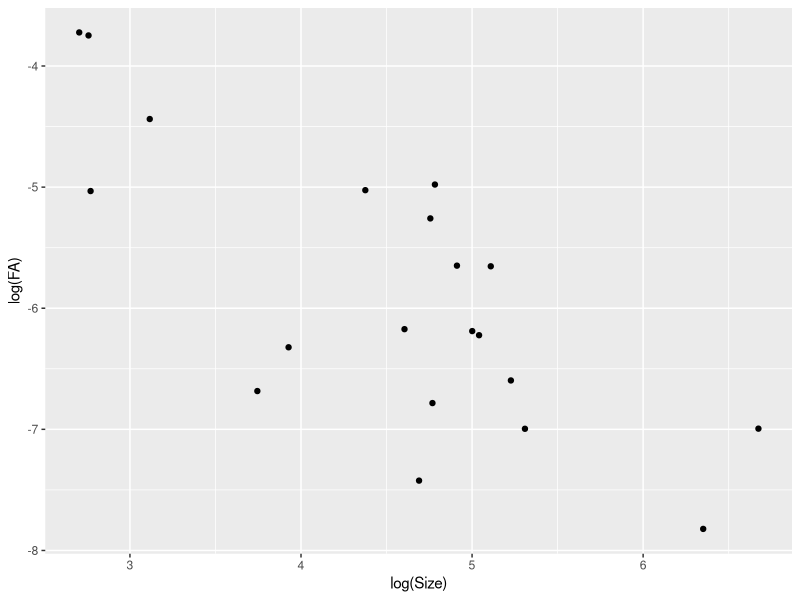
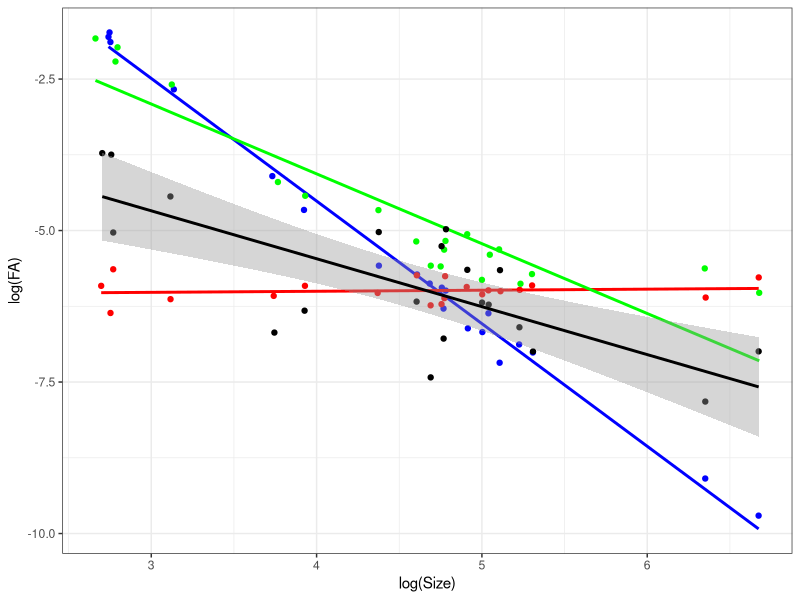

Write R code to recreate these figures, in order. (Note: this script raises an error after producing the figures.)
library(reshape2)
library(doBy)
library(ggplot2)

cop <- read.table("Copepoda.csv", sep = ";", head = T)

head(cop)
str(cop)


#Оценки парамтеров распределения значений признаков
MR <- summaryBy(Right ~ Trait, data = cop, FUN = function(x) mean(x, na.rm = T), keep.names = T) #Средний размер структуры справа

ML <- summaryBy(Left ~ Trait, data = cop, FUN = function(x) mean(x, na.rm = T), keep.names = T) #Средний размер структур слева

SDL <- summaryBy(Left ~ Trait, data = cop, FUN = function(x) sd(x, na.rm = T),  keep.names = T) #SD структуры слева

SDR <- summaryBy(Right ~ Trait, data = cop, FUN = function(x) sd(x, na.rm = T),  keep.names = T) #SD структуры справа


# Общая средняя
cop$Mean_LR <- (cop$Left + cop$Right)/2

MLR <- summaryBy(Mean_LR ~ Trait, data = cop, FUN = function(x) mean(x, na.rm = T), keep.names = T) #Средний размер структуры

SDLR <- summaryBy(Mean_LR ~ Trait, data = cop, FUN = function(x) sd(x, na.rm = T),  keep.names = T) #SD структуры
names(SDLR)[2] <- "SDLR"


FA <- function(trait, left, right){
  xx <- data.frame(Trait = trait, Left = left, Right = right)
  FA <- data.frame(Trait = rep(NA, length(unique(trait))), Size = NA, FA = NA)
  for(i in 1:length(unique(xx$Trait))){
    Trait <- unique(xx$Trait)[i]
    x <- xx[xx$Trait == Trait, ]
    FA$Trait[i] <- as.character(Trait)
    Size <- mean(c(x$Left, x$Right), na.rm = T)
    FA$Size[i] <- Size
    L_R <- x$Left - x$Right
    FA$FA[i] <- sd(L_R, na.rm = T)^2/Size^2
  }          
  FA
}

  

FA_real <- FA(cop$Trait, cop$Left, cop$Right)



# Реальный паттерн связи FA и размера признака
library(ggplot2)
ggplot(FA_real, aes(x = log(Size), y = log(FA))) + geom_point()







####Первый подход: парамтры отклонения от срденго стнадартны для всех признаков, то есть Kad или Kmult одинаковы для всех признаков (взяты из одного и того же соответствующего распределения) #####

k_add_mean <- mean((cop$Right - cop$Mean_LR), na.rm = TRUE) 
k_add_sd <- sd((cop$Right - cop$Mean_LR), na.rm = TRUE) 

k_mult_mean <- mean((cop$Right / cop$Mean_LR), na.rm = TRUE) 
k_mult_sd <- sd((cop$Right / cop$Mean_LR), na.rm = TRUE) 




Nsamp <- length(unique(cop$ID))

NTraits <- length(unique(cop$Trait))

# Это множители, которые регулируют степень варьирования теоретических распределиний 

k_ad <- 1
k_mu <- 1

##################


#Важно! срденюю для этого коэффициента нельзя брать равной нулю. Она должна быть равна 1. Вопрос: что такое дисперсия в этом случае? Она не может быть равна 1. При SD = 1 возможны отрицательные значения множителя.


# Создаем вектор теоретических значений Left и Righ для каждого признака для каждой особи


Trait_teor <- data.frame(ID = cop$ID, Sample = cop$Sample, Trait = cop$Trait) 


Trait_teor <- merge(Trait_teor, MLR)

head(Trait_teor)

#Аддитивная модель


Kad <- rnorm(Nsamp*NTraits, k_add_mean, k_add_sd*k_ad) #Коэффициент асимметрии при аддитивной модели

Trait_teor$Left_teor_ad <- Trait_teor$Mean_LR + Kad  

Kad <- rnorm(Nsamp*NTraits, k_add_mean, k_add_sd*k_ad) #Коэффициент асимметрии при аддитивной модели

Trait_teor$Right_teor_ad <- Trait_teor$Mean_LR + Kad  

#Мультипликаттивная модель

Kmult <- rnorm(Nsamp*NTraits, k_mult_mean, k_mult_sd*k_mu )#Коэффициент асимметрии при мультипликативной модели.

Trait_teor$Left_teor_mult <- Trait_teor$Mean_LR * Kmult  

Kmult <- rnorm(Nsamp*NTraits, k_mult_mean, k_mult_sd*k_mu )#Коэффициент асимметрии при мультипликативной модели.

Trait_teor$Right_teor_mult <- Trait_teor$Mean_LR * Kmult  



#Комбинативная модель

Kad <- rnorm(Nsamp*NTraits, k_add_mean, k_add_sd*k_ad) #Коэффициент асимметрии при аддитивной модели

Kmult <- rnorm(Nsamp*NTraits, k_mult_mean, k_mult_sd*k_mu )#Коэффициент асимметрии при мультипликативной модели.

Trait_teor$Left_teor_comb <- Trait_teor$Mean_LR * Kmult + Kad



Kad <- rnorm(Nsamp*NTraits, k_add_mean, k_add_sd*k_ad) #Коэффициент асимметрии при аддитивной модели

Kmult <- rnorm(Nsamp*NTraits, k_mult_mean, k_mult_sd*k_mu )#Коэффициент асимметрии при мультипликативной модели.

Trait_teor$Right_teor_comb <- Trait_teor$Mean_LR * Kmult + Kad



# Оценка флуктуирующей асимметрии в теоретических выборках и в реальной выборке  

FA_teor_ad <- FA(Trait_teor$Trait, Trait_teor$Left_teor_ad, Trait_teor$Right_teor_ad)

FA_teor_mult <- FA(Trait_teor$Trait, Trait_teor$Left_teor_mult, Trait_teor$Right_teor_mult)

FA_teor_comb <- FA(Trait_teor$Trait, Trait_teor$Left_teor_comb, Trait_teor$Right_teor_comb)




Teor_distr <- ggplot(FA_teor_ad, aes(x = log(Size))) + 
  geom_point(aes(y = log(FA)), color = "blue") + geom_smooth(aes(y = log(FA)), color = "blue", method = "lm", se = F) +   
  geom_point(data = FA_teor_mult, aes(y = log(FA)), color = "red") + geom_smooth(data = FA_teor_mult, aes(y = log(FA)), color = "red", method = "lm", se = F)  +
  geom_point(data = FA_teor_comb, aes(y = log(FA)), color = "green") + geom_smooth(data = FA_teor_comb, aes(y = log(FA)), color = "green", method = "lm", se = F)  +
  theme_bw() +
  ylab("log(FA)")


Teor_distr + geom_point(data = FA_real, aes(x = log(Size), y = log(FA))) + geom_smooth(data = FA_real, aes(x = log(Size), y = log(FA)), method = "lm", color = "black") 



#############################################



#Второй подход####
# В этом подходе мы оцениваем парамтеры распределеиня k_ad и k_mult для каждого признака независимо, то есть парамтры отклоненеия левого и правого признака от среденго будут разные для каждого признака.

k_add_param <- summaryBy((Right - Mean_LR)  ~ Trait, data = cop, FUN = function(x) c(mean(x, na.rm = T), sd(x, na.rm = T)))

names(k_add_param) <- c("Trait", "K_ad_Right", "SD_K_ad")

# k_add_param - датафрейм со средними и Sd для отклонений правых признаков от среднего значения.  


k_mult_param <- summaryBy((Right / Mean_LR)  ~ Trait, data = cop, FUN = function(x) c(mean(x, na.rm = T), sd(x, na.rm = T)))

names(k_mult_param) <- c("Trait", "K_mult_Right", "SD_K_mult")


# k_mult_param - датафрейм со средними и Sd для отклонений правых признаков от среднего значения.  


Nsamp <- length(unique(cop$ID))

NTraits <- length(unique(cop$Trait))


Trait_teor3 <- data.frame(ID = cop$ID, Sample = cop$Sample, Trait = cop$Trait) 


Trait_teor3 <- merge(Trait_teor3, MLR)

Trait_teor3 <- merge(Trait_teor3, SDLR, by = "Trait")

Trait_teor3 <- merge(Trait_teor3, k_add_param, by = "Trait")

Trait_teor3 <- merge(Trait_teor3, k_mult_param, by = "Trait")

head(Trait_teor3)


# Аддитивная модель


Kad <- rep(NA, nrow(Trait_teor3))
for(i in 1:nrow(Trait_teor3)) Kad[i] <- rnorm(1, Trait_teor3$K_ad_Right[i], Trait_teor3$SD_K_ad[i]) # Вектор коэффициентов для аддититвной модели

Trait_teor3$Left_teor_ad <- rnorm(nrow(Trait_teor3), Trait_teor3$Mean_LR,Trait_teor3$SDLR)  + Kad


Kad <- rep(NA, nrow(Trait_teor3))
for(i in 1:nrow(Trait_teor3)) Kad[i] <- rnorm(1, Trait_teor3$K_ad_Right[i], Trait_teor3$SD_K_ad[i]) # Вектор коэффициентов для аддититвной модели

Trait_teor3$Right_teor_ad <- rnorm(nrow(Trait_teor3), Trait_teor3$Mean_LR,Trait_teor3$SDLR) + Kad



# Мультипликативная модель

Kmult <- rep(NA, nrow(Trait_teor3))
for(i in 1:nrow(Trait_teor3)) Kmult[i] <- rnorm(1, Trait_teor3$K_mult_Right[i], Trait_teor3$SD_K_mult[i]) # Вектор коэффициентов для мультипликативой модели


Trait_teor3$Left_teor_mult <-  rnorm(nrow(Trait_teor3), Trait_teor3$Mean_LR,Trait_teor3$SDLR) * Kmult


Kmult <- rep(NA, nrow(Trait_teor3))
for(i in 1:nrow(Trait_teor3)) Kmult[i] <- rnorm(1, Trait_teor3$K_mult_Right[i], Trait_teor3$SD_K_mult[i]) # Вектор коэффициентов для мультипликативой модели

Trait_teor3$Right_teor_mult <-   rnorm(nrow(Trait_teor3), Trait_teor3$Mean_LR,Trait_teor3$SDLR) * Kmult




#Комбинативная модель
Kad <- rep(NA, nrow(Trait_teor3))
for(i in 1:nrow(Trait_teor3)) Kad[i] <- rnorm(1, Trait_teor3$K_ad_Right[i], Trait_teor3$SD_K_ad[i]) # Вектор коэффициентов для аддититвной модели

Kmult <- rep(NA, nrow(Trait_teor3))
for(i in 1:nrow(Trait_teor3)) Kmult[i] <- rnorm(1, Trait_teor3$K_mult_Right[i], Trait_teor3$SD_K_mult[i]) # Вектор коэффициентов для мультипликативой модели


Trait_teor3$Left_teor_comb <-  rnorm(nrow(Trait_teor3), Trait_teor3$Mean_LR,Trait_teor3$SDLR) * Kmult + Kad






Kad <- rep(NA, nrow(Trait_teor3))
for(i in 1:nrow(Trait_teor3)) Kad[i] <- rnorm(1, Trait_teor3$K_ad_Right[i], Trait_teor3$SD_K_ad[i]) # Вектор коэффициентов для аддититвной модели

Kmult <- rep(NA, nrow(Trait_teor3))
for(i in 1:nrow(Trait_teor3)) Kmult[i] <- rnorm(1, Trait_teor3$K_mult_Right[i], Trait_teor3$SD_K_mult[i]) # Вектор коэффициентов для мультипликативой модели


Trait_teor3$Right_teor_comb <-  rnorm(nrow(Trait_teor3), Trait_teor3$Mean_LR, Trait_teor3$SDLR) * Kmult + Kad






# Оценка флуктуирующей асимметрии в теоретических выборках и в реальной выборке  

FA_teor3_ad <- FA(Trait_teor3$Trait, Trait_teor3$Left_teor_ad,  Trait_teor3$Right_teor_ad )
 

  
FA_teor3_mult <- FA(Trait_teor3$Trait, Trait_teor3$Left_teor_mult,  Trait_teor3$Right_teor_mult )


FA_teor3_comb <- FA(Trait_teor3$Trait, Trait_teor3$Left_teor_comb, Trait_teor3$Right_teor_comb)




Teor_distr <- ggplot(FA_teor3_ad, aes(x = log(Size))) + 
  geom_point(aes(y = log(FA)), color = "blue") + 
  geom_smooth(aes(y = log(FA)), color = "blue", method = "lm", se = F) +   
  geom_point(data = FA_teor3_mult, aes(y = log(FA)), color = "red") + 
  geom_smooth(data = FA_teor3_mult, aes(y = log(FA)), color = "red", method = "lm", se = F)  +
  geom_smooth(data = FA_teor3_comb, aes(y = log(FA)), color = "green", method = "lm", se = F)  +
  theme_bw() +
  ylab("log(FA)")



Teor_distr + geom_point(data = FA_real, aes(x = log(Size), y = log(FA))) + geom_smooth(data = FA_real, aes(x = log(Size), y = log(FA)), method = "lm", color = "black") 







